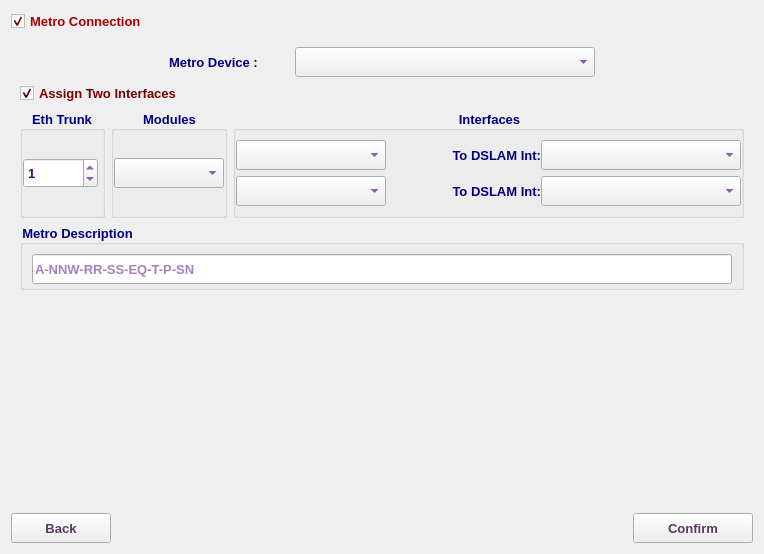
         <widget class="QWidget" name="scrollAreaWidgetContents_3">
          <property name="geometry">
           <rect>
            <x>0</x>
            <y>0</y>
            <width>764</width>
            <height>554</height>
           </rect>
          </property>
          <layout class="QVBoxLayout" name="verticalLayout_18">
           <item>
            <widget class="QCheckBox" name="metroConnCB">
             <property name="font">
              <font>
               <family>Tahoma</family>
               <pointsize>10</pointsize>
               <weight>75</weight>
               <bold>true</bold>
              </font>
             </property>
             <property name="styleSheet">
              <string notr="true">color: rgb(170, 0, 0);</string>
             </property>
             <property name="text">
              <string>Metro Connection </string>
             </property>
             <property name="checked">
              <bool>true</bool>
             </property>
            </widget>
           </item>
           <item>
            <widget class="QFrame" name="metroGB">
             <property name="minimumSize">
              <size>
               <width>0</width>
               <height>0</height>
              </size>
             </property>
             <property name="maximumSize">
              <size>
               <width>16777215</width>
               <height>380</height>
              </size>
             </property>
             <property name="font">
              <font>
               <family>Tahoma</family>
               <pointsize>10</pointsize>
               <weight>75</weight>
               <bold>true</bold>
              </font>
             </property>
             <property name="lineWidth">
              <number>0</number>
             </property>
             <layout class="QVBoxLayout" name="verticalLayout_9">
              <item>
               <layout class="QHBoxLayout" name="horizontalLayout_24">
                <item>
                 <spacer name="horizontalSpacer_25">
                  <property name="font">
                   <font>
                    <family>Tahoma</family>
                    <pointsize>10</pointsize>
                   </font>
                  </property>
                  <property name="orientation">
                   <enum>Qt::Horizontal</enum>
                  </property>
                  <property name="sizeHint" stdset="0">
                   <size>
                    <width>40</width>
                    <height>20</height>
                   </size>
                  </property>
                 </spacer>
                </item>
                <item>
                 <widget class="QLabel" name="label">
                  <property name="minimumSize">
                   <size>
                    <width>120</width>
                    <height>30</height>
                   </size>
                  </property>
                  <property name="maximumSize">
                   <size>
                    <width>150</width>
                    <height>30</height>
                   </size>
                  </property>
                  <property name="font">
                   <font>
                    <family>Tahoma</family>
                    <pointsize>10</pointsize>
                    <weight>75</weight>
                    <bold>true</bold>
                   </font>
                  </property>
                  <property name="styleSheet">
                   <string notr="true">color: rgb(0, 0, 127);</string>
                  </property>
                  <property name="text">
                   <string>Metro Device :</string>
                  </property>
                 </widget>
                </item>
                <item>
                 <widget class="QComboBox" name="cxCB">
                  <property name="minimumSize">
                   <size>
                    <width>300</width>
                    <height>30</height>
                   </size>
                  </property>
                  <property name="maximumSize">
                   <size>
                    <width>300</width>
                    <height>30</height>
                   </size>
                  </property>
                  <property name="font">
                   <font>
                    <family>Tahoma</family>
                    <pointsize>10</pointsize>
                    <weight>75</weight>
                    <bold>true</bold>
                   </font>
                  </property>
                  <property name="styleSheet">
                   <string notr="true">color: rgb(85, 0, 127);</string>
                  </property>
                 </widget>
                </item>
                <item>
                 <spacer name="horizontalSpacer_26">
                  <property name="font">
                   <font>
                    <family>Tahoma</family>
                    <pointsize>10</pointsize>
                   </font>
                  </property>
                  <property name="orientation">
                   <enum>Qt::Horizontal</enum>
                  </property>
                  <property name="sizeHint" stdset="0">
                   <size>
                    <width>40</width>
                    <height>20</height>
                   </size>
                  </property>
                 </spacer>
                </item>
               </layout>
              </item>
              <item>
               <widget class="QCheckBox" name="cxdIntCB">
                <property name="font">
                 <font>
                  <family>Tahoma</family>
                  <pointsize>10</pointsize>
                  <weight>75</weight>
                  <bold>true</bold>
                 </font>
                </property>
                <property name="styleSheet">
                 <string notr="true">color: rgb(120, 0, 0);</string>
                </property>
                <property name="text">
                 <string>Assign Two Interfaces</string>
                </property>
                <property name="checked">
                 <bool>true</bool>
                </property>
               </widget>
              </item>
              <item>
               <layout class="QHBoxLayout" name="horizontalLayout_25">
                <item>
                 <widget class="QGroupBox" name="groupBox_10">
                  <property name="maximumSize">
                   <size>
                    <width>85</width>
                    <height>16777215</height>
                   </size>
                  </property>
                  <property name="font">
                   <font>
                    <family>Tahoma</family>
                    <pointsize>10</pointsize>
                    <weight>75</weight>
                    <bold>true</bold>
                   </font>
                  </property>
                  <property name="styleSheet">
                   <string notr="true">color: rgb(0, 0, 127);</string>
                  </property>
                  <property name="title">
                   <string>Eth Trunk</string>
                  </property>
                  <property name="alignment">
                   <set>Qt::AlignCenter</set>
                  </property>
                  <layout class="QVBoxLayout" name="verticalLayout_8">
                   <property name="spacing">
                    <number>0</number>
                   </property>
                   <property name="leftMargin">
                    <number>0</number>
                   </property>
                   <property name="topMargin">
                    <number>0</number>
                   </property>
                   <property name="rightMargin">
                    <number>0</number>
                   </property>
                   <property name="bottomMargin">
                    <number>0</number>
                   </property>
                   <item>
                    <widget class="QSpinBox" name="cxEthSB">
                     <property name="minimumSize">
                      <size>
                       <width>75</width>
                       <height>30</height>
                      </size>
                     </property>
                     <property name="maximumSize">
                      <size>
                       <width>75</width>
                       <height>30</height>
                      </size>
                     </property>
                     <property name="font">
                      <font>
                       <family>Tahoma</family>
                       <pointsize>10</pointsize>
                       <weight>75</weight>
                       <bold>true</bold>
                      </font>
                     </property>
                     <property name="styleSheet">
                      <string notr="true">color: rgb(85, 0, 127);</string>
                     </property>
                     <property name="maximum">
                      <number>1000</number>
                     </property>
                     <property name="value">
                      <number>1</number>
                     </property>
                    </widget>
                   </item>
                  </layout>
                 </widget>
                </item>
                <item>
                 <widget class="QGroupBox" name="groupBox_14">
                  <property name="maximumSize">
                   <size>
                    <width>200</width>
                    <height>16777215</height>
                   </size>
                  </property>
                  <property name="font">
                   <font>
                    <family>Tahoma</family>
                    <pointsize>10</pointsize>
                    <weight>75</weight>
                    <bold>true</bold>
                   </font>
                  </property>
                  <property name="styleSheet">
                   <string notr="true">color: rgb(0, 0, 127);</string>
                  </property>
                  <property name="title">
                   <string>Modules</string>
                  </property>
                  <property name="alignment">
                   <set>Qt::AlignCenter</set>
                  </property>
                  <layout class="QVBoxLayout" name="verticalLayout_15">
                   <property name="spacing">
                    <number>0</number>
                   </property>
                   <property name="leftMargin">
                    <number>0</number>
                   </property>
                   <property name="topMargin">
                    <number>0</number>
                   </property>
                   <property name="rightMargin">
                    <number>0</number>
                   </property>
                   <property name="bottomMargin">
                    <number>0</number>
                   </property>
                   <item>
                    <widget class="QComboBox" name="cxmCB">
                     <property name="minimumSize">
                      <size>
                       <width>110</width>
                       <height>30</height>
                      </size>
                     </property>
                     <property name="maximumSize">
                      <size>
                       <width>110</width>
                       <height>30</height>
                      </size>
                     </property>
                     <property name="font">
                      <font>
                       <family>Tahoma</family>
                       <pointsize>10</pointsize>
                       <weight>75</weight>
                       <bold>true</bold>
                      </font>
                     </property>
                     <property name="styleSheet">
                      <string notr="true">color: rgb(85, 0, 127);</string>
                     </property>
                    </widget>
                   </item>
                  </layout>
                 </widget>
                </item>
                <item>
                 <widget class="QGroupBox" name="groupBox_11">
                  <property name="sizePolicy">
                   <sizepolicy hsizetype="Expanding" vsizetype="Preferred">
                    <horstretch>0</horstretch>
                    <verstretch>0</verstretch>
                   </sizepolicy>
                  </property>
                  <property name="font">
                   <font>
                    <family>Tahoma</family>
                    <pointsize>10</pointsize>
                    <weight>75</weight>
                    <bold>true</bold>
                   </font>
                  </property>
                  <property name="styleSheet">
                   <string notr="true">color: rgb(0, 0, 127);</string>
                  </property>
                  <property name="title">
                   <string>Interfaces</string>
                  </property>
                  <property name="alignment">
                   <set>Qt::AlignCenter</set>
                  </property>
                  <layout class="QVBoxLayout" name="verticalLayout_12">
                   <property name="leftMargin">
                    <number>0</number>
                   </property>
                   <property name="rightMargin">
                    <number>0</number>
                   </property>
                   <item>
                    <widget class="QFrame" name="cxInt1Frame">
                     <property name="font">
                      <font>
                       <family>Tahoma</family>
                       <pointsize>10</pointsize>
                      </font>
                     </property>
                     <property name="frameShape">
                      <enum>QFrame::NoFrame</enum>
                     </property>
                     <property name="frameShadow">
                      <enum>QFrame::Raised</enum>
                     </property>
                     <layout class="QHBoxLayout" name="horizontalLayout_8">
                      <property name="spacing">
                       <number>0</number>
                      </property>
                      <property name="leftMargin">
                       <number>0</number>
                      </property>
                      <property name="topMargin">
                       <number>0</number>
                      </property>
                      <property name="rightMargin">
                       <number>0</number>
                      </property>
                      <property name="bottomMargin">
                       <number>0</number>
                      </property>
                      <item>
                       <widget class="QComboBox" name="cxInt1CB">
                        <property name="minimumSize">
                         <size>
                          <width>150</width>
                          <height>30</height>
                         </size>
                        </property>
                        <property name="maximumSize">
                         <size>
                          <width>150</width>
                          <height>30</height>
                         </size>
                        </property>
                        <property name="font">
                         <font>
                          <family>Tahoma</family>
                          <pointsize>10</pointsize>
                          <weight>75</weight>
                          <bold>true</bold>
                         </font>
                        </property>
                        <property name="styleSheet">
                         <string notr="true">color: rgb(85, 0, 127);</string>
                        </property>
                       </widget>
                      </item>
                      <item>
                       <widget class="QLabel" name="label_6">
                        <property name="minimumSize">
                         <size>
                          <width>155</width>
                          <height>30</height>
                         </size>
                        </property>
                        <property name="maximumSize">
                         <size>
                          <width>16777215</width>
                          <height>30</height>
                         </size>
                        </property>
                        <property name="font">
                         <font>
                          <family>Tahoma</family>
                          <pointsize>10</pointsize>
                          <weight>75</weight>
                          <bold>true</bold>
                         </font>
                        </property>
                        <property name="text">
                         <string>To DSLAM Int:</string>
                        </property>
                        <property name="alignment">
                         <set>Qt::AlignRight|Qt::AlignTrailing|Qt::AlignVCenter</set>
                        </property>
                       </widget>
                      </item>
                      <item>
                       <widget class="QComboBox" name="cxi1diCB">
                        <property name="sizePolicy">
                         <sizepolicy hsizetype="Expanding" vsizetype="Fixed">
                          <horstretch>0</horstretch>
                          <verstretch>0</verstretch>
                         </sizepolicy>
                        </property>
                        <property name="minimumSize">
                         <size>
                          <width>140</width>
                          <height>30</height>
                         </size>
                        </property>
                        <property name="maximumSize">
                         <size>
                          <width>500</width>
                          <height>30</height>
                         </size>
                        </property>
                        <property name="font">
                         <font>
                          <family>Tahoma</family>
                          <pointsize>10</pointsize>
                          <weight>75</weight>
                          <bold>true</bold>
                         </font>
                        </property>
                        <property name="styleSheet">
                         <string notr="true">color: rgb(85, 0, 127);</string>
                        </property>
                       </widget>
                      </item>
                     </layout>
                    </widget>
                   </item>
                   <item>
                    <widget class="QFrame" name="cxInt2Frame">
                     <property name="font">
                      <font>
                       <family>Tahoma</family>
                       <pointsize>10</pointsize>
                      </font>
                     </property>
                     <property name="frameShape">
                      <enum>QFrame::NoFrame</enum>
                     </property>
                     <property name="frameShadow">
                      <enum>QFrame::Raised</enum>
                     </property>
                     <layout class="QHBoxLayout" name="horizontalLayout_15">
                      <property name="spacing">
                       <number>0</number>
                      </property>
                      <property name="leftMargin">
                       <number>0</number>
                      </property>
                      <property name="topMargin">
                       <number>0</number>
                      </property>
                      <property name="rightMargin">
                       <number>0</number>
                      </property>
                      <property name="bottomMargin">
                       <number>0</number>
                      </property>
                      <item>
                       <widget class="QComboBox" name="cxInt2CB">
                        <property name="minimumSize">
                         <size>
                          <width>150</width>
                          <height>30</height>
                         </size>
                        </property>
                        <property name="maximumSize">
                         <size>
                          <width>150</width>
                          <height>30</height>
                         </size>
                        </property>
                        <property name="font">
                         <font>
                          <family>Tahoma</family>
                          <pointsize>10</pointsize>
                          <weight>75</weight>
                          <bold>true</bold>
                         </font>
                        </property>
                        <property name="styleSheet">
                         <string notr="true">color: rgb(85, 0, 127);</string>
                        </property>
                       </widget>
                      </item>
                      <item>
                       <widget class="QLabel" name="label_7">
                        <property name="minimumSize">
                         <size>
                          <width>155</width>
                          <height>30</height>
                         </size>
                        </property>
                        <property name="maximumSize">
                         <size>
                          <width>16777215</width>
                          <height>30</height>
                         </size>
                        </property>
                        <property name="font">
                         <font>
                          <family>Tahoma</family>
                          <pointsize>10</pointsize>
                          <weight>75</weight>
                          <bold>true</bold>
                         </font>
                        </property>
                        <property name="text">
                         <string>To DSLAM Int:</string>
                        </property>
                        <property name="alignment">
                         <set>Qt::AlignRight|Qt::AlignTrailing|Qt::AlignVCenter</set>
                        </property>
                       </widget>
                      </item>
                      <item>
                       <widget class="QComboBox" name="cxi2diCB">
                        <property name="sizePolicy">
                         <sizepolicy hsizetype="Expanding" vsizetype="Fixed">
                          <horstretch>0</horstretch>
                          <verstretch>0</verstretch>
                         </sizepolicy>
                        </property>
                        <property name="minimumSize">
                         <size>
                          <width>140</width>
                          <height>30</height>
                         </size>
                        </property>
                        <property name="maximumSize">
                         <size>
                          <width>500</width>
                          <height>30</height>
                         </size>
                        </property>
                        <property name="font">
                         <font>
                          <family>Tahoma</family>
                          <pointsize>10</pointsize>
                          <weight>75</weight>
                          <bold>true</bold>
                         </font>
                        </property>
                        <property name="styleSheet">
                         <string notr="true">color: rgb(85, 0, 127);</string>
                        </property>
                       </widget>
                      </item>
                     </layout>
                    </widget>
                   </item>
                  </layout>
                 </widget>
                </item>
               </layout>
              </item>
              <item>
               <widget class="QGroupBox" name="groupBox_12">
                <property name="maximumSize">
                 <size>
                  <width>16777215</width>
                  <height>66</height>
                 </size>
                </property>
                <property name="font">
                 <font>
                  <family>Tahoma</family>
                  <pointsize>10</pointsize>
                  <weight>75</weight>
                  <bold>true</bold>
                 </font>
                </property>
                <property name="styleSheet">
                 <string notr="true">color: rgb(0, 0, 127);</string>
                </property>
                <property name="title">
                 <string>Metro Description</string>
                </property>
                <layout class="QHBoxLayout" name="horizontalLayout_11">
                 <item>
                  <widget class="QLineEdit" name="cxDescLE">
                   <property name="minimumSize">
                    <size>
                     <width>0</width>
                     <height>30</height>
                    </size>
                   </property>
                   <property name="maximumSize">
                    <size>
                     <width>16777215</width>
                     <height>30</height>
                    </size>
                   </property>
                   <property name="font">
                    <font>
                     <family>Tahoma</family>
                     <pointsize>10</pointsize>
                     <weight>75</weight>
                     <bold>true</bold>
                    </font>
                   </property>
                   <property name="styleSheet">
                    <string notr="true">color: rgb(85, 0, 127);</string>
                   </property>
                   <property name="readOnly">
                    <bool>true</bool>
                   </property>
                   <property name="placeholderText">
                    <string>A-NNW-RR-SS-EQ-T-P-SN</string>
                   </property>
                  </widget>
                 </item>
                </layout>
               </widget>
              </item>
             </layout>
            </widget>
           </item>
           <item>
            <spacer name="verticalSpacer">
             <property name="orientation">
              <enum>Qt::Vertical</enum>
             </property>
             <property name="sizeHint" stdset="0">
              <size>
               <width>20</width>
               <height>40</height>
              </size>
             </property>
            </spacer>
           </item>
           <item>
            <layout class="QHBoxLayout" name="horizontalLayout_3">
             <item>
              <widget class="QPushButton" name="metroBackBtn">
               <property name="enabled">
                <bool>true</bool>
               </property>
               <property name="sizePolicy">
                <sizepolicy hsizetype="Preferred" vsizetype="Preferred">
                 <horstretch>0</horstretch>
                 <verstretch>0</verstretch>
                </sizepolicy>
               </property>
               <property name="minimumSize">
                <size>
                 <width>100</width>
                 <height>30</height>
                </size>
               </property>
               <property name="maximumSize">
                <size>
                 <width>200</width>
                 <height>30</height>
                </size>
               </property>
               <property name="font">
                <font>
                 <family>Tahoma</family>
                 <pointsize>10</pointsize>
                 <weight>75</weight>
                 <bold>true</bold>
                </font>
               </property>
               <property name="styleSheet">
                <string notr="true">color: rgb(92, 53, 102);</string>
               </property>
               <property name="text">
                <string>Back</string>
               </property>
               <property name="icon">
                <iconset resource="../../../../../image.qrc">
                 <normaloff>:/Image/back.png</normaloff>:/Image/back.png</iconset>
               </property>
               <property name="iconSize">
                <size>
                 <width>20</width>
                 <height>20</height>
                </size>
               </property>
              </widget>
             </item>
             <item>
              <spacer name="horizontalSpacer">
               <property name="font">
                <font>
                 <family>Tahoma</family>
                 <pointsize>10</pointsize>
                </font>
               </property>
               <property name="orientation">
                <enum>Qt::Horizontal</enum>
               </property>
               <property name="sizeHint" stdset="0">
                <size>
                 <width>40</width>
                 <height>20</height>
                </size>
               </property>
              </spacer>
             </item>
             <item>
              <widget class="QPushButton" name="okBtn">
               <property name="enabled">
                <bool>true</bool>
               </property>
               <property name="sizePolicy">
                <sizepolicy hsizetype="Preferred" vsizetype="Preferred">
                 <horstretch>0</horstretch>
                 <verstretch>0</verstretch>
                </sizepolicy>
               </property>
               <property name="minimumSize">
                <size>
                 <width>120</width>
                 <height>30</height>
                </size>
               </property>
               <property name="maximumSize">
                <size>
                 <width>200</width>
                 <height>30</height>
                </size>
               </property>
               <property name="font">
                <font>
                 <family>Tahoma</family>
                 <pointsize>10</pointsize>
                 <weight>75</weight>
                 <bold>true</bold>
                </font>
               </property>
               <property name="styleSheet">
                <string notr="true">color: rgb(92, 53, 102);</string>
               </property>
               <property name="text">
                <string>Confirm</string>
               </property>
               <property name="icon">
                <iconset resource="../../../../../image.qrc">
                 <normaloff>:/Image/plan.png</normaloff>:/Image/plan.png</iconset>
               </property>
               <property name="iconSize">
                <size>
                 <width>20</width>
                 <height>20</height>
                </size>
               </property>
              </widget>
             </item>
            </layout>
           </item>
          </layout>
         </widget>
